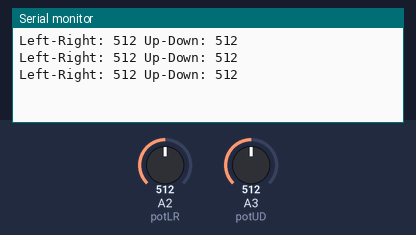
Bench run of a sketch on a simulated Arduino Uno, built with avr-gcc and run on an emulated ATmega328P. Parts: the last lines printed to the serial monitor. The test bench sets the inputs (shaded band); at power-on: A2 (potLR) = 512, A3 (potUD) = 512.

Above: at 1.3 s.
1.4 s: A2 (potLR) set to 716
At 1.9 s:
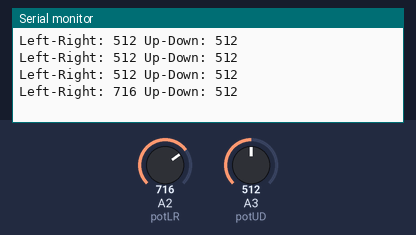
2.9 s: A3 (potUD) set to 716
At 3.3 s:
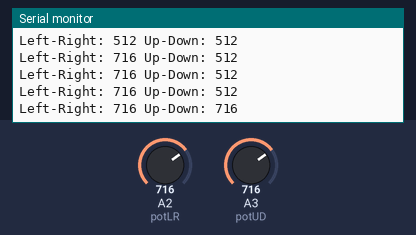
4.4 s: A2 (potLR) set to 900
At 4.9 s:
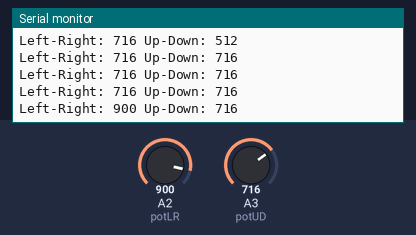
5.9 s: A3 (potUD) set to 900
At 6.4 s:
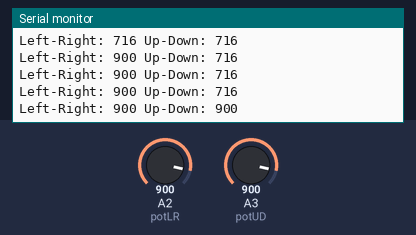
Timing chart, 0 to 8.4 s (numbered marks = the images above; inputs shaded):
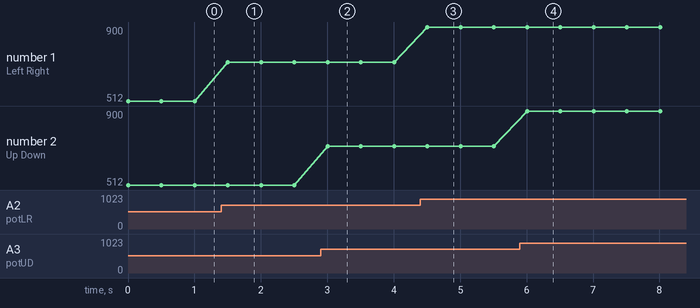

Measured:
- after the input at 1.4 s, the serial monitor: prints a new line after 0.10 s (image 1)
- after the input at 2.9 s, the serial monitor: prints a new line after 0.10 s (image 2)
- after the input at 4.4 s, the serial monitor: prints a new line after 0.11 s (image 3)
- after the input at 5.9 s, the serial monitor: prints a new line after 0.11 s (image 4)
- plotted number 1: 512 → 716 after the input at 1.4 s, 716 → 900 after the input at 4.4 s

The sketch:

JoyStickRead.ino
```cpp
int potLR = 2;
int potUD = 3;


void setup() {
  // put your setup code here, to run once:
  Serial.begin(9600);
}

void loop() {
  // put your main code here, to run repeatedly:

  Serial.print("Left-Right: ");
  Serial.print(analogRead(potLR));
  Serial.print(" Up-Down: ");
  Serial.print(analogRead(potUD));
  Serial.println();
  delay(500);
}
```
